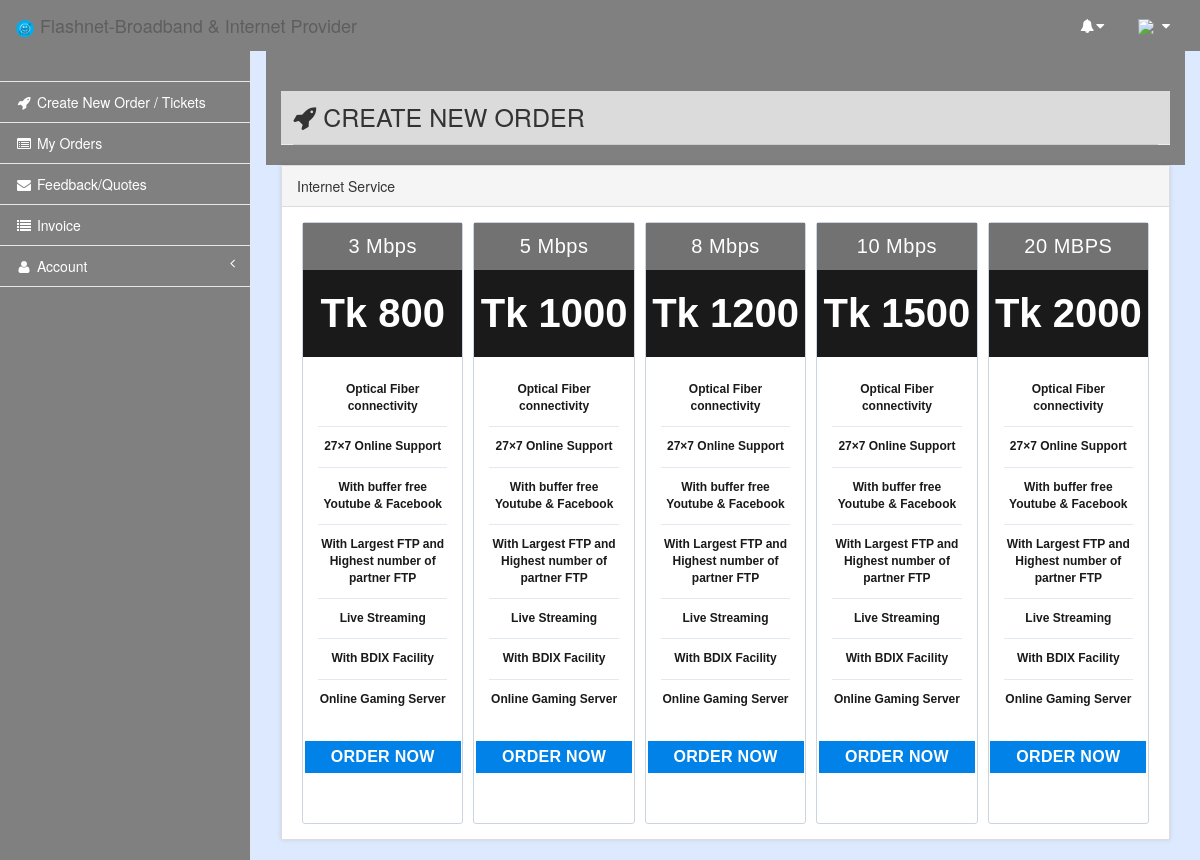
The app's page /pages/create-new-order.php?service=1 (signed in) with its own data.
### tables this page shows
CREATE TABLE `packages` (
  `id` int(11) NOT NULL,
  `pack_name` varchar(90) NOT NULL,
  `price` int(11) NOT NULL,
  `amount` int(11) NOT NULL,
  `pack_info` text NOT NULL,
  `service_id` int(11) NOT NULL
);

### pages/includes/functions.php (called while the page is built, shortened)
<?php
	function get_packages($service_id) {
		global $conn;
		$get = "SELECT * FROM packages ";
		$get.= "WHERE service_id='".$service_id."'";
		$result = $conn->query($get);
		return $result;
	}
	function switch_service($service_type) {
		switch($service_type) {
			case 1: return 'Internet Service'; break;
		}
	}

### pages/create-new-order.php (the view, shortened to what this page needs)
<?php
	include "includes/config.php";
	require_once "includes/functions.php";
?>
<?php include "includes/header.php"; ?>
<div id="page-wrapper">
		<div class="row" style="background-color:grey;">
			<div class="col-lg-12">
				<h2 class="page-header"><i class="fa fa-rocket"></i> CREATE NEW ORDER</h2>
			</div>
		</div>
		<div class="row">
			<div class="col-lg-12">
				<div class="panel panel-default">
				<?php if(isset($_GET['service']) && !isset($_GET['package'])) { ?>
					<div class="panel-heading"><?= switch_service($_GET['service']) ?></div>
					<div class="panel-body">
						<div class="flex packages-flex">
						<?php
							$result_services = get_packages($_GET['service']);
							if($result_services->num_rows > 0) {
								while($row_services = $result_services->fetch_array()) {
						?>
							<div class="flex-items">
								<div class="titlef"><?= $row_services['pack_name'] ?></div>
								<div class="price">Tk <?= $row_services['price'] ?></div>
								<ul class="list-info">
									<?= $row_services['pack_info'] ?>
								</ul>
								<a href="orders/create-new/?service=<?= $_GET['service'] ?>&package=<?= $row_services['id'] ?>" class="wpc-btn btn-confirm">order now</a>
							</div>
						<?php
								}
							}
						?>
						</div>
					</div>
				<?php } else if(isset($_GET['package'])) { ?>
				<?php
					$pack_price = ($_GET['package'] == 1)
						? $conn->real_escape_string($_GET['amount'])
						: get_single_index_data('packages', "service_id='".$_GET['service']."' AND id='".$_GET['package']."'", 'price');
				?>
					<div class="panel-heading">
						<?= get_single_index_data('packages', "service_id='".$_GET['service']."' AND id='".$_GET['package']."'", 'pack_name') ?>
					</div>
					<div class="panel-body">
						<div class="row" id="select-payment">
							<h4 class="text-center">Select Payment Method</h4>
							<div class="col-md-4">
								<div class="well payment-methods bkash" data-payment="bkash">
									<span class="payment-icon bkash"></span>
									<span class="payment-type">bKash</span>
								</div>
							</div>
							<div class="col-md-4">
								<div class="well payment-methods bank" data-payment="bank">
									<span class="payment-icon bank"></span>
									<span class="payment-type">Bank Payment</span>
								</div>
							</div>
							<div class="col-md-4">
								<div class="well payment-methods due" data-payment="due">
									<span class="payment-icon due"></span>
									<span class="payment-type">Pay Later</span>
								</div>
							</div>
						</div>
						<?php include "includes/payment-info.php" ?>
					</div>
				<?php } ?>
				</div>
			</div>
		</div>
</div>
<?php
	include "includes/footer.php";
?>

### pages/includes/header.php (style rules this page uses)
.page-header { padding-bottom: 9px; margin: 40px 0 20px; border-bottom: 1px solid #eee; background-color: #dbdbdb !important; padding: 12px; }
a { color: #ffffff; text-decoration: none; }

### records on screen
packages: pack_name "3 Mbps", price "800", pack_info "Optical Fiber connectivity 27×7 Online Support With buffer free Youtube & Facebook With Largest FTP and Highest number of partner FTP Live Streaming With BDIX Facility Online Gaming Server"
packages: pack_name "5 Mbps", price "1000", pack_info "Optical Fiber connectivity 27×7 Online Support With buffer free Youtube & Facebook With Largest FTP and Highest number of partner FTP Live Streaming With BDIX Facility Online Gaming Server"
packages: pack_name "8 Mbps", price "1200", pack_info "Optical Fiber connectivity 27×7 Online Support With buffer free Youtube & Facebook With Largest FTP and Highest number of partner FTP Live Streaming With BDIX Facility Online Gaming Server"
packages: pack_name "10 Mbps", price "1500", pack_info "Optical Fiber connectivity 27×7 Online Support With buffer free Youtube & Facebook With Largest FTP and Highest number of partner FTP Live Streaming With BDIX Facility Online Gaming Server"
packages: pack_name "20 MBPS", price "2000", pack_info "Optical Fiber connectivity 27×7 Online Support With buffer free Youtube & Facebook With Largest FTP and Highest number of partner FTP Live Streaming With BDIX Facility Online Gaming Server"

### other values on screen
switch_service($_GET['service']) "Internet Service"
